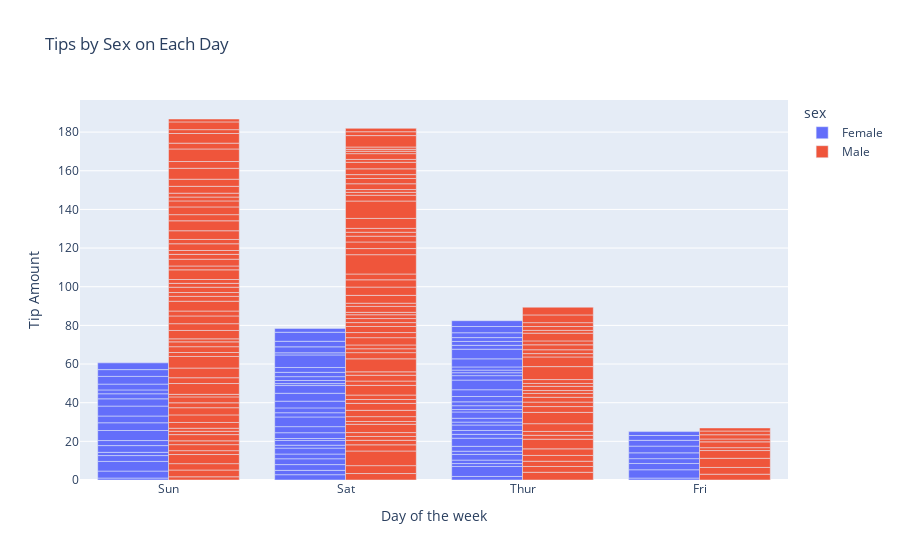

Write notebook code for a chart like this one.
### Code cell
# tips by Sex
df_tips = px.data.tips()
px.bar(df_tips,x='day',y='tip',color='sex', barmode='group', title='Tips by Sex on Each Day',labels={'tip':'Tip Amount','day':'Day of the week'})
#barmode=group : bars side by side

### Figure 1 — Plotly figure (JSON) as saved in the notebook; plotly's stock layout.template omitted (floating-point values rounded to 4 significant figures; data arrays with more than 128 entries replaced by an {"elided": "..."} marker saying what was removed)
{"data": [{"alignmentgroup": "True", "hovertemplate": "sex=Female<br>Day of the week=%{x}<br>Tip Amount=%{y}<extra></extra>", "legendgroup": "Female", "marker": {"color": "#636efa"}, "name": "Female", "offsetgroup": "Female", "orientation": "v", "showlegend": true, "textposition": "auto", "type": "bar", "x": ["Sun", "Sun", "Sun", "Sun", "Sun", "Sun", "Sat", "Sat", "Sat", "Sat", "Sat", "Sat", "Sun", "Sun", "Sat", "Sat", "Sat", "Sat", "Sat", "Sat", "Sat", "Thur", "Thur", "Fri", "Fri", "Fri", "Fri", "Fri", "Sat", "Sat", "Sat", "Sat", "Sat", "Sun", "Sun", "Thur", "Thur", "Thur", "Thur", "Thur", "Thur", "Thur", "Thur", "Thur", "Thur", "Thur", "Thur", "Thur", "Thur", "Thur", "Thur", "Thur", "Thur", "Thur", "Thur", "Thur", "Thur", "Sun", "Sun", "Sun", "Sun", "Sun", "Sat", "Sat", "Sun", "Sun", "Sun", "Thur", "Thur", "Thur", "Thur", "Thur", "Thur", "Thur", "Sat", "Sat", "Sat", "Sat", "Sat", "Fri", "Fri", "Fri", "Fri", "Sat", "Sat", "Sat", "Thur"], "xaxis": "x", "y": [1.01, 3.61, 5, 3.02, 1.67, 3.5, 2.75, 2.23, 3, 3, 2.45, 3.07, 2.6, 5.2, 1.5, 2.47, 1, 3, 3.14, 5, 2.2, 1.83, 5.17, 1, 4.3, 3.25, 2.5, 3, 2.5, 3.48, 4.08, 4, 1, 4, 3.5, 1.5, 1.8, 2.92, 1.68, 2.52, 4.2, 2, 2, 2.83, 1.5, 2, 3.25, 1.25, 2, 2, 2.75, 3.5, 5, 2.3, 1.5, 1.36, 1.63, 5.14, 3.75, 2.61, 2, 3, 1.61, 2, 4, 3.5, 3.5, 4.19, 5, 2, 2.01, 2, 2.5, 3.23, 2.23, 2.5, 6.5, 1.1, 3.09, 3.48, 3, 2.5, 2, 2.88, 4.67, 2, 3], "yaxis": "y"}, {"alignmentgroup": "True", "hovertemplate": "sex=Male<br>Day of the week=%{x}<br>Tip Amount=%{y}<extra></extra>", "legendgroup": "Male", "marker": {"color": "#EF553B"}, "name": "Male", "offsetgroup": "Male", "orientation": "v", "showlegend": true, "textposition": "auto", "type": "bar", "x": {"elided": "157 str values"}, "xaxis": "x", "y": {"elided": "157 float values"}, "yaxis": "y"}], "layout": {"barmode": "group", "legend": {"title": {"text": "sex"}, "tracegroupgap": 0}, "title": {"text": "Tips by Sex on Each Day"}, "xaxis": {"anchor": "y", "domain": [0, 1], "title": {"text": "Day of the week"}}, "yaxis": {"anchor": "x", "domain": [0, 1], "title": {"text": "Tip Amount"}}}}
